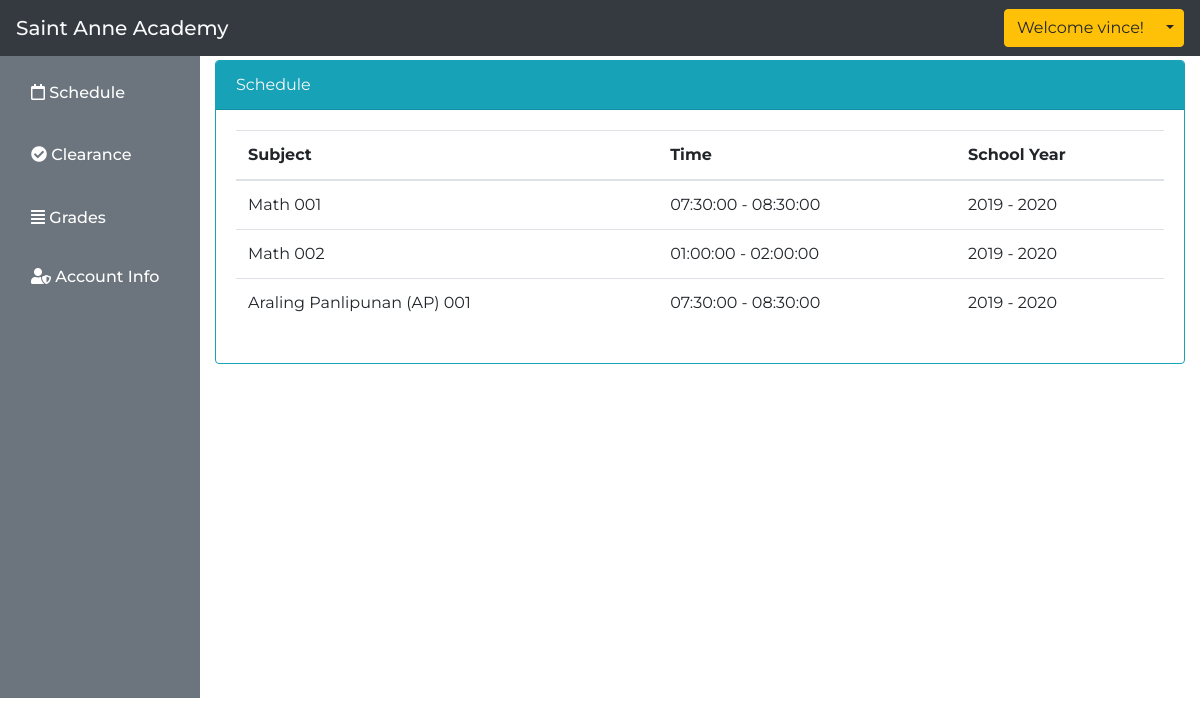
Page /faculty/faculty_schedule.php (signed in) on the committed database.
### tables this page shows
CREATE TABLE `schedule` (
  `schedule_id` int(11) NOT NULL,
  `faculty_id` int(11) NOT NULL,
  `subject_id` int(11) NOT NULL,
  `time_id` int(11) NOT NULL,
  `school_year_id` int(11) NOT NULL
);

CREATE TABLE `subject` (
  `subject_id` int(11) NOT NULL,
  `subject_code` varchar(50) NOT NULL,
  `subject_name` varchar(255) NOT NULL,
  `grade_level` varchar(255) NOT NULL
);

CREATE TABLE `time` (
  `time_id` int(11) NOT NULL,
  `start_time` time NOT NULL,
  `end_time` time NOT NULL
);

CREATE TABLE `school_year` (
  `school_year_id` int(11) NOT NULL,
  `school_year_start` int(11) NOT NULL,
  `school_year_end` int(11) NOT NULL
);

### faculty/faculty_schedule.php (the view)
<?php require 'layouts/faculty_header.php'; ?>
<div class="float-right col-10" style="margin-top: 5%;">
    <div class="card border-info mb-3" style="max-width: 100%;">
        <div class="card-header bg-info text-light">Schedule</div>
        <div class="card-body">
            <table class="table">
                <thead>
                    <tr>
                        <th scope="col">Subject</th>
                        <th scope="col">Time</th>
                        <th scope="col">School Year</th>
                    </tr>
                </thead>
                <tbody>
                    <?php
                        $teacher = $_SESSION['id'];
                        $con = mysqli_connect("localhost", "root", "", "enrollment");
                        $sched = mysqli_query($con, "SELECT schedule.schedule_id, faculty.family_name, faculty.first_name, subject.subject_name, time.start_time, time.end_time, school_year.school_year_start, school_year.school_year_end FROM schedule INNER JOIN faculty on schedule.faculty_id = faculty.faculty_id INNER JOIN subject on schedule.subject_id = subject.subject_id INNER JOIN time on schedule.time_id = time.time_id INNER join school_year on schedule.school_year_id = school_year.school_year_id where faculty.faculty_id_number = '$teacher'");
                        while($info = mysqli_fetch_array($sched)){
                    ?>
                        <tr>
                            <td><?php echo $info['subject_name']; ?></td>
                            <td><?php echo $info['start_time']; ?> - <?php echo $info['end_time']; ?></td>
                            <td><?php echo $info['school_year_start']; ?> - <?php echo $info['school_year_end']; ?></td>
                        </tr>
                        <?php
                            }
                        ?>
                    </tbody>
            </table>
        </div>
    </div>
</div>
<?php require 'layouts/faculty_footer.php'; ?>

### faculty/layouts/faculty_header.php (style rules this page uses)
body { font-family: Montserrat; }

### rows in the picture
schedule: subject.subject_name "Math 001", time.start_time "07:30:00", time.end_time "08:30:00", school_year.school_year_start "2019", school_year.school_year_end "2020"
schedule: subject.subject_name "Math 002", time.start_time "01:00:00", time.end_time "02:00:00", school_year.school_year_start "2019", school_year.school_year_end "2020"
schedule: subject.subject_name "Araling Panlipunan (AP) 001", time.start_time "07:30:00", time.end_time "08:30:00", school_year.school_year_start "2019", school_year.school_year_end "2020"

### other values in the picture
$_SESSION['username'] "vince"
